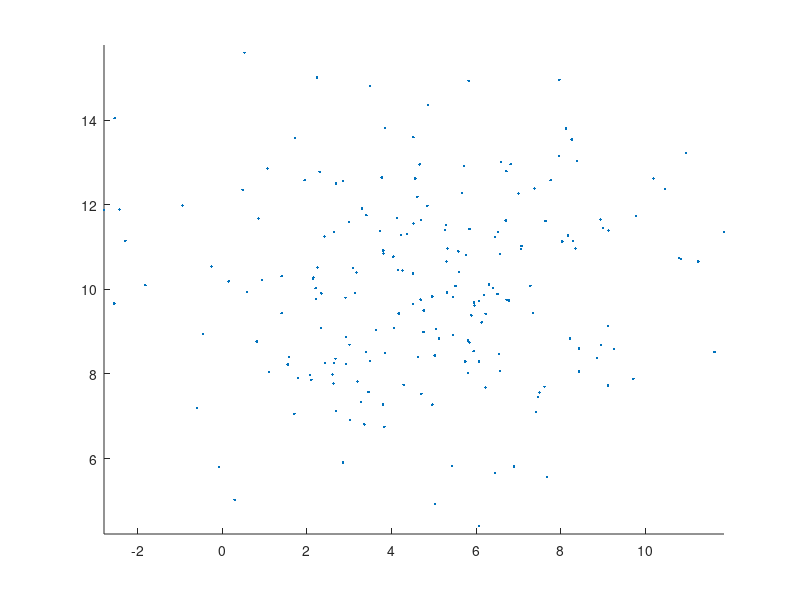

Recreate this plot in MATLAB. (Note: this script raises an error after producing the figure.)
close all;
clear all;
clc;

classLabels = {'A', 'B', 'C', 'D', 'E'};
classSizes = containers.Map(classLabels, {200, 200, 100, 200, 150});
classMeans = containers.Map(classLabels, {[5 10], [10 15], [5 10], [15 10], [10 5]});
classCovariances = containers.Map(classLabels, {[8 0;0 4], [8 0;0 4], [8 4;4 40], [8 0;0 8], [10 -5;-5 20]});
classColors = containers.Map(classLabels, {'#0072BD', '#D95319', '#EDB120', '#7E2F8E', '#77AC30'});

rng(1); % Make the samples consistent for every run
classes = containers.Map();
for label = classLabels
    labelChar = char(label);
    classes(labelChar) = randn(classSizes(labelChar),2)*chol(classCovariances(labelChar)) + classMeans(labelChar);
end
contourPoints = 100;
theta = linspace(0, 2*pi, contourPoints);

figure1Labels = ['A', 'B'];
figure;
hold on;
axis equal;
for label = figure1Labels
    class = classes(label);
    classColor = classColors(label);
    plot(class(:,1), class(:,2), '.', 'Color', classColor);

    classMean = classMeans(label);
    classCov = classCovariances(label);
    [eigenvectors, eigenvalues] = eig(classCov);
    majorAxisVector = eigenvectors(:,1);
    theta = angle(majorAxisVector(1) + majorAxisVector(2)*1i);
    plot_ellipse(classMean(:,1), classMean(:,2), theta, sqrt(eigenvalues(1)), sqrt(eigenvalues(4)), classColor);

    plot(classMean(:,1), classMean(:,2), '*', 'Color', classColor);
end
xlabel('x_1');
ylabel('x_2');

% MED Decision Boundary for Classes A/B
xlimits = xlim;
x = linspace(xlimits(:,1), xlimits(:,2), 100);
y = -x + 20;
plot(x, y, 'Color', 'k'); % Hard-coded A/B decision boundary
xlim(xlimits);

figure;
hold on;
axis equal;
for label = figure1Labels
    class = classes(label);
    classColor = classColors(label);
    plot(class(:,1), class(:,2), '.', 'Color', classColor);

    classMean = classMeans(label);
    classCov = classCovariances(label);
    [eigenvectors, eigenvalues] = eig(classCov);
    majorAxisVector = eigenvectors(:,1);
    theta = angle(majorAxisVector(1) + majorAxisVector(2)*1i);
    plot_ellipse(classMean(:,1), classMean(:,2), theta, sqrt(eigenvalues(1)), sqrt(eigenvalues(4)), classColor);

    plot(classMean(:,1), classMean(:,2), '*', 'Color', classColor);
end
xlabel('x_1');
ylabel('x_2');

% MAP Decision Boundary for Classes A/B
step = 0.05;
x1 = -4:step:22;
x2 = -4:step:22;
[X1, X2] = meshgrid(x1,x2);
grid = zeros(length(X2), length(X1));
meanA = transpose(classMeans('A'));
meanB = transpose(classMeans('B'));
covA = classCovariances('A');
covB = classCovariances('B');
points = [X1(:), X2(:)];
i = 1;
for r = 1:length(X1)
    for c = 1:length(X2)
        x = points(i,:).';
        left = exp(-0.5*transpose(x-meanA)*inv(covA)*(x-meanA));
        right = exp(-0.5*transpose(x-meanB)*inv(covB)*(x-meanB));
        if left > right
            grid(c,r) = 1;
        else
            grid(c,r) = 2;
        end
        i = i + 1;
    end
end

contour(x1, x2, grid,[1,2], 'Color', 'k');
title('MAP Decision Boundary for Classes A/B');
legend('Class A', '', '', 'Class B', '', '', '');

figure2Labels = ['C', 'D', 'E'];
figure;
hold on;
axis equal;
for label = figure2Labels
    class = classes(label);
    classColor = classColors(label);
    plot(class(:,1), class(:,2), '.', 'Color', classColor);

    classMean = classMeans(label);
    classCov = classCovariances(label);
    [eigenvectors, eigenvalues] = eig(classCov);
    majorAxisVector = eigenvectors(:,1);
    theta = angle(majorAxisVector(1) + majorAxisVector(2)*1i);
    plot_ellipse(classMean(:,1), classMean(:,2), theta, sqrt(eigenvalues(1)), sqrt(eigenvalues(4)), classColor);

    plot(classMean(:,1), classMean(:,2), '*', 'Color', classColor);
end

% MED Decision Boundary for Classes C/D/E
ylimits = ylim;
x = zeros(100) + 10; y = linspace(10, ylimits(:,2), 100);
plot(x, y, 'Color', 'k'); % Hard-coded C/D decision boundary
ylim(ylimits);
xlimits = xlim;
x = linspace(xlimits(:,1), 10, 100); y = x;
plot(x, y, 'Color', 'k'); % Hard-coded C/E decision boundary
xlim(xlimits);
xlimits = xlim;
x = linspace(10, xlimits(:,2), 100); y = 20 - x;
plot(x, y, 'Color', 'k'); % Hard-coded D/E decision boundary
xlim(xlimits);

legend('Class C', '', '', 'Class D', '', '', 'Class E', '', '', '');

figure;
hold on;
axis equal;
for label = figure2Labels
    class = classes(label);
    classColor = classColors(label);
    plot(class(:,1), class(:,2), '.', 'Color', classColor);

    classMean = classMeans(label);
    classCov = classCovariances(label);
    [eigenvectors, eigenvalues] = eig(classCov);
    majorAxisVector = eigenvectors(:,1);
    theta = angle(majorAxisVector(1) + majorAxisVector(2)*1i);
    plot_ellipse(classMean(:,1), classMean(:,2), theta, sqrt(eigenvalues(1)), sqrt(eigenvalues(4)), classColor);

    plot(classMean(:,1), classMean(:,2), '*', 'Color', classColor);
end

step = 0.05;
x1 = -7:step:25;
x2 = -7:step:25;
[X1, X2] = meshgrid(x1,x2);
grid = zeros(length(X2), length(X1));
% MAP Decision Boundary for Classes C/D/E
total_size = classSizes('C') + classSizes('D') + classSizes('E');
points = [X1(:), X2(:)];
i = 1;
for r = 1:length(X1)
    for c = 1:length(X2)
        x = points(i,:).';
        % posterior C
        priorC = classSizes('C')/total_size;
        covarianceC = classCovariances('C');
        meanC = transpose(classMeans('C'));
        num = priorC*exp(-0.5*transpose(x-meanC)*inv(covarianceC)*(x-meanC));
        den = (2*pi)^1.5*sqrt(det(covarianceC));
        max_posterior = num/den;
        grid(c,r) = 1;
        % posterior D
        priorD = classSizes('D')/total_size;
        covarianceD = classCovariances('D');
        meanD = transpose(classMeans('D'));
        num = priorD*exp(-0.5*transpose(x-meanD)*inv(covarianceD)*(x-meanD));
        den = (2*pi)^1.5*sqrt(det(covarianceD));
        posteriorD = num/den;
        if posteriorD > max_posterior
            grid(c,r) = 2;
            max_posterior = posteriorD;
        end
        % posterior E
        priorE = classSizes('E')/total_size;
        covarianceE = classCovariances('E');
        meanE = transpose(classMeans('E'));
        num = priorE*exp(-0.5*transpose(x-meanE)*inv(covarianceE)*(x-meanE));
        den = (2*pi)^1.5*sqrt(det(covarianceE));
        posteriorE = num/den;
        if posteriorE > max_posterior
            grid(c,r) = 3;
            max_posterior = posteriorE;
        end
    i = i + 1;
    end
end
contour(x1, x2, grid,[1,2,3], 'Color', 'k');
legend('Class C', '', '', 'Class D', '', '', 'Class E', '', '', '');
xlabel('x_1');
ylabel('x_2');
title('MAP Decision Boundary for Classes C/D/E');

